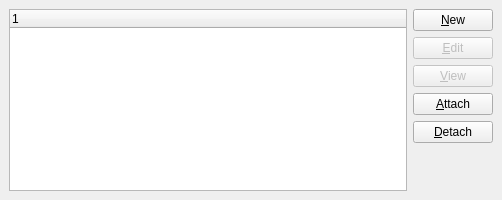
<?xml version="1.0" encoding="UTF-8"?>
<ui version="4.0">
 <comment>This file is part of the xTuple ERP: PostBooks Edition, a free and
open source Enterprise Resource Planning software suite,
Copyright (c) 1999-2010 by OpenMFG LLC, d/b/a xTuple.
It is licensed to you under the Common Public Attribution License
version 1.0, the full text of which (including xTuple-specific Exhibits)
is available at http://www.xtuple.com/CPAL.  By using this software, you agree
to be bound by its terms.</comment>
 <class>documents</class>
 <widget class="QWidget" name="documents">
  <property name="geometry">
   <rect>
    <x>0</x>
    <y>0</y>
    <width>502</width>
    <height>200</height>
   </rect>
  </property>
  <property name="minimumSize">
   <size>
    <width>0</width>
    <height>200</height>
   </size>
  </property>
  <property name="windowTitle">
   <string>Form</string>
  </property>
  <layout class="QGridLayout">
   <property name="margin">
    <number>0</number>
   </property>
   <property name="spacing">
    <number>0</number>
   </property>
   <item row="0" column="0">
    <widget class="QWidget" name="_documents" native="true">
     <property name="minimumSize">
      <size>
       <width>16</width>
       <height>175</height>
      </size>
     </property>
     <layout class="QGridLayout" name="gridLayout">
      <item row="0" column="0">
       <widget class="XTreeWidget" name="_doc">
        <property name="sizePolicy">
         <sizepolicy hsizetype="Expanding" vsizetype="Expanding">
          <horstretch>0</horstretch>
          <verstretch>0</verstretch>
         </sizepolicy>
        </property>
        <property name="minimumSize">
         <size>
          <width>0</width>
          <height>0</height>
         </size>
        </property>
        <property name="maximumSize">
         <size>
          <width>32767</width>
          <height>32767</height>
         </size>
        </property>
        <property name="focusPolicy">
         <enum>Qt::ClickFocus</enum>
        </property>
       </widget>
      </item>
      <item row="0" column="1">
       <layout class="QVBoxLayout">
        <item>
         <widget class="QPushButton" name="_newDoc">
          <property name="enabled">
           <bool>true</bool>
          </property>
          <property name="text">
           <string>&amp;New</string>
          </property>
         </widget>
        </item>
        <item>
         <widget class="QPushButton" name="_editDoc">
          <property name="enabled">
           <bool>false</bool>
          </property>
          <property name="text">
           <string>&amp;Edit</string>
          </property>
         </widget>
        </item>
        <item>
         <widget class="QPushButton" name="_viewDoc">
          <property name="enabled">
           <bool>false</bool>
          </property>
          <property name="text">
           <string>&amp;View</string>
          </property>
         </widget>
        </item>
        <item>
         <widget class="QPushButton" name="_attachDoc">
          <property name="enabled">
           <bool>true</bool>
          </property>
          <property name="text">
           <string>&amp;Attach</string>
          </property>
         </widget>
        </item>
        <item>
         <widget class="QPushButton" name="_detachDoc">
          <property name="enabled">
           <bool>true</bool>
          </property>
          <property name="text">
           <string>&amp;Detach</string>
          </property>
         </widget>
        </item>
        <item>
         <spacer>
          <property name="orientation">
           <enum>Qt::Vertical</enum>
          </property>
          <property name="sizeType">
           <enum>QSizePolicy::Expanding</enum>
          </property>
          <property name="sizeHint" stdset="0">
           <size>
            <width>70</width>
            <height>41</height>
           </size>
          </property>
         </spacer>
        </item>
       </layout>
      </item>
     </layout>
    </widget>
   </item>
  </layout>
 </widget>
 <customwidgets>
  <customwidget>
   <class>XTreeWidget</class>
   <extends>QTreeWidget</extends>
   <header>xtreewidget.h</header>
   <container>1</container>
  </customwidget>
 </customwidgets>
 <resources/>
 <connections/>
</ui>
